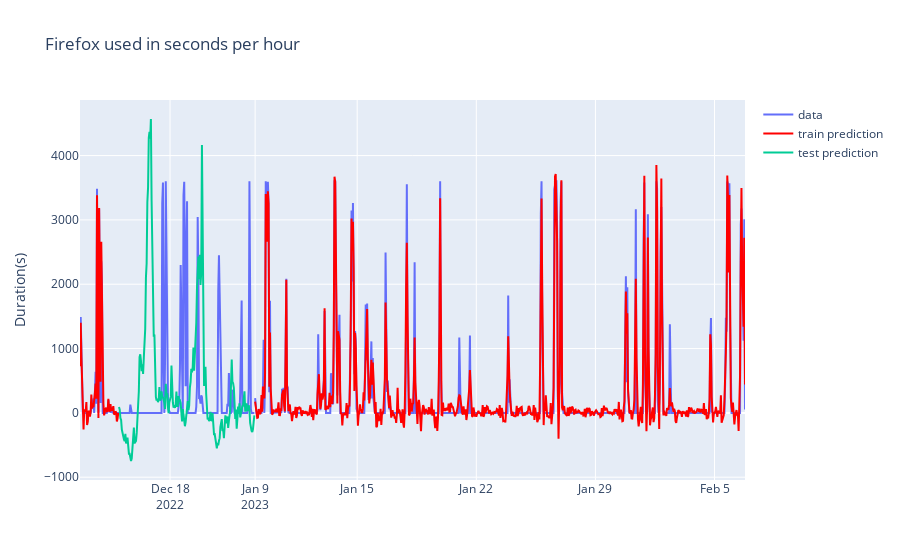

Source (notebook cell):
### Code cell
plot_prediction(df_1, train_pred, test_pred, n_steps, start, end)
